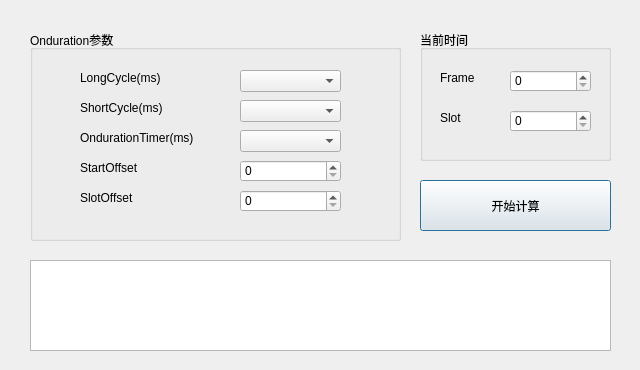
<?xml version="1.0" encoding="UTF-8"?>
<ui version="4.0">
 <class>Dialog_calcOndurationRange</class>
 <widget class="QDialog" name="Dialog_calcOndurationRange">
  <property name="geometry">
   <rect>
    <x>0</x>
    <y>0</y>
    <width>640</width>
    <height>370</height>
   </rect>
  </property>
  <property name="maximumSize">
   <size>
    <width>640</width>
    <height>370</height>
   </size>
  </property>
  <property name="windowTitle">
   <string>Onduration区间计算工具</string>
  </property>
  <widget class="QGroupBox" name="groupBox">
   <property name="geometry">
    <rect>
     <x>30</x>
     <y>30</y>
     <width>371</width>
     <height>211</height>
    </rect>
   </property>
   <property name="title">
    <string>Onduration参数</string>
   </property>
   <widget class="QLabel" name="label_longCycle">
    <property name="geometry">
     <rect>
      <x>50</x>
      <y>40</y>
      <width>91</width>
      <height>16</height>
     </rect>
    </property>
    <property name="text">
     <string>LongCycle(ms)</string>
    </property>
   </widget>
   <widget class="QLabel" name="label_shortCycle">
    <property name="geometry">
     <rect>
      <x>50</x>
      <y>70</y>
      <width>91</width>
      <height>16</height>
     </rect>
    </property>
    <property name="text">
     <string>ShortCycle(ms)</string>
    </property>
   </widget>
   <widget class="QLabel" name="label_ondurationTimer">
    <property name="geometry">
     <rect>
      <x>50</x>
      <y>100</y>
      <width>121</width>
      <height>16</height>
     </rect>
    </property>
    <property name="text">
     <string>OndurationTimer(ms)</string>
    </property>
   </widget>
   <widget class="QLabel" name="label_StartOffset">
    <property name="geometry">
     <rect>
      <x>50</x>
      <y>130</y>
      <width>91</width>
      <height>16</height>
     </rect>
    </property>
    <property name="text">
     <string>StartOffset</string>
    </property>
   </widget>
   <widget class="QLabel" name="label_SlotOffset">
    <property name="geometry">
     <rect>
      <x>50</x>
      <y>160</y>
      <width>91</width>
      <height>16</height>
     </rect>
    </property>
    <property name="text">
     <string>SlotOffset</string>
    </property>
   </widget>
   <widget class="QComboBox" name="comboBox_longCycle">
    <property name="geometry">
     <rect>
      <x>210</x>
      <y>40</y>
      <width>101</width>
      <height>22</height>
     </rect>
    </property>
    <property name="currentText">
     <string/>
    </property>
   </widget>
   <widget class="QComboBox" name="comboBox_shortCycle">
    <property name="geometry">
     <rect>
      <x>210</x>
      <y>70</y>
      <width>101</width>
      <height>22</height>
     </rect>
    </property>
    <property name="currentText">
     <string/>
    </property>
   </widget>
   <widget class="QComboBox" name="comboBox_ondurationTimer">
    <property name="geometry">
     <rect>
      <x>210</x>
      <y>100</y>
      <width>101</width>
      <height>22</height>
     </rect>
    </property>
    <property name="currentText">
     <string/>
    </property>
   </widget>
   <widget class="QSpinBox" name="spinBox_StartOffset">
    <property name="geometry">
     <rect>
      <x>210</x>
      <y>130</y>
      <width>101</width>
      <height>22</height>
     </rect>
    </property>
   </widget>
   <widget class="QSpinBox" name="spinBox_SlotOffset">
    <property name="geometry">
     <rect>
      <x>210</x>
      <y>160</y>
      <width>101</width>
      <height>22</height>
     </rect>
    </property>
    <property name="maximum">
     <number>1</number>
    </property>
   </widget>
  </widget>
  <widget class="QGroupBox" name="groupBox_2">
   <property name="geometry">
    <rect>
     <x>420</x>
     <y>30</y>
     <width>191</width>
     <height>131</height>
    </rect>
   </property>
   <property name="title">
    <string>当前时间</string>
   </property>
   <widget class="QLabel" name="label_frame">
    <property name="geometry">
     <rect>
      <x>20</x>
      <y>40</y>
      <width>41</width>
      <height>16</height>
     </rect>
    </property>
    <property name="text">
     <string>Frame</string>
    </property>
   </widget>
   <widget class="QSpinBox" name="spinBox_frame">
    <property name="geometry">
     <rect>
      <x>90</x>
      <y>40</y>
      <width>81</width>
      <height>22</height>
     </rect>
    </property>
    <property name="maximum">
     <number>1023</number>
    </property>
   </widget>
   <widget class="QLabel" name="label_slot">
    <property name="geometry">
     <rect>
      <x>20</x>
      <y>80</y>
      <width>41</width>
      <height>16</height>
     </rect>
    </property>
    <property name="text">
     <string>Slot</string>
    </property>
   </widget>
   <widget class="QSpinBox" name="spinBox_slot">
    <property name="geometry">
     <rect>
      <x>90</x>
      <y>80</y>
      <width>81</width>
      <height>22</height>
     </rect>
    </property>
    <property name="maximum">
     <number>19</number>
    </property>
   </widget>
  </widget>
  <widget class="QPushButton" name="pushButton_calc">
   <property name="geometry">
    <rect>
     <x>420</x>
     <y>180</y>
     <width>191</width>
     <height>51</height>
    </rect>
   </property>
   <property name="text">
    <string>开始计算</string>
   </property>
  </widget>
  <widget class="QTextBrowser" name="textBrowser_outpt">
   <property name="geometry">
    <rect>
     <x>30</x>
     <y>260</y>
     <width>581</width>
     <height>91</height>
    </rect>
   </property>
  </widget>
 </widget>
 <resources/>
 <connections/>
</ui>
